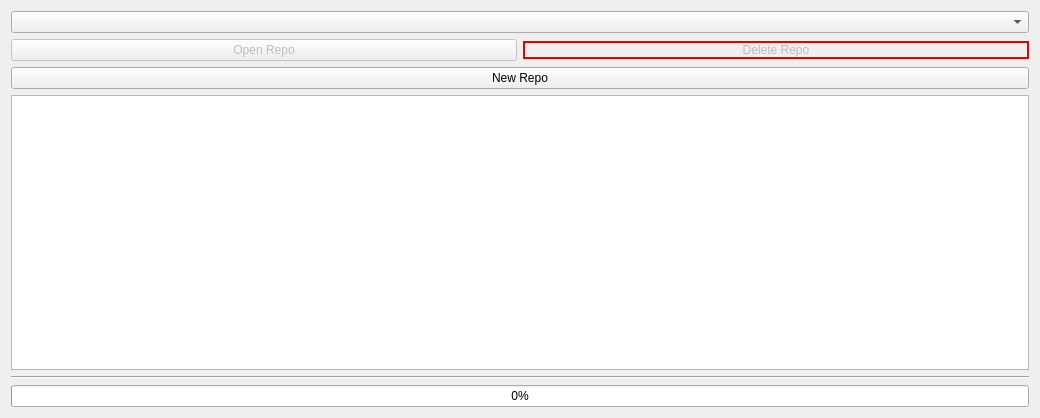
<?xml version="1.0" encoding="UTF-8"?>
<ui version="4.0">
 <class>MainWindow</class>
 <widget class="QMainWindow" name="MainWindow">
  <property name="geometry">
   <rect>
    <x>0</x>
    <y>0</y>
    <width>1040</width>
    <height>418</height>
   </rect>
  </property>
  <property name="windowTitle">
   <string>CyDownload</string>
  </property>
  <widget class="QWidget" name="centralWidget">
   <layout class="QVBoxLayout" name="verticalLayout_2">
    <item>
     <widget class="QComboBox" name="cmb_repo_urls">
      <property name="editable">
       <bool>false</bool>
      </property>
      <property name="currentText">
       <string/>
      </property>
      <property name="currentIndex">
       <number>-1</number>
      </property>
     </widget>
    </item>
    <item>
     <layout class="QHBoxLayout" name="horizontalLayout">
      <item>
       <widget class="QPushButton" name="btn_open_repo">
        <property name="enabled">
         <bool>false</bool>
        </property>
        <property name="text">
         <string>Open Repo</string>
        </property>
       </widget>
      </item>
      <item>
       <widget class="QPushButton" name="btn_del_repo">
        <property name="enabled">
         <bool>false</bool>
        </property>
        <property name="autoFillBackground">
         <bool>false</bool>
        </property>
        <property name="styleSheet">
         <string notr="true">border: 2px solid #e50000;</string>
        </property>
        <property name="text">
         <string>Delete Repo</string>
        </property>
       </widget>
      </item>
     </layout>
    </item>
    <item>
     <widget class="QPushButton" name="btn_new_repo">
      <property name="text">
       <string>New Repo</string>
      </property>
     </widget>
    </item>
    <item>
     <widget class="QPlainTextEdit" name="txt_log">
      <property name="acceptDrops">
       <bool>false</bool>
      </property>
      <property name="undoRedoEnabled">
       <bool>false</bool>
      </property>
     </widget>
    </item>
    <item>
     <widget class="Line" name="line">
      <property name="orientation">
       <enum>Qt::Horizontal</enum>
      </property>
     </widget>
    </item>
    <item>
     <widget class="QProgressBar" name="progressBar">
      <property name="value">
       <number>0</number>
      </property>
     </widget>
    </item>
   </layout>
  </widget>
  <action name="actionOpen_Repo">
   <property name="text">
    <string>Open Repo</string>
   </property>
  </action>
 </widget>
 <layoutdefault spacing="6" margin="11"/>
 <resources/>
 <connections/>
</ui>
